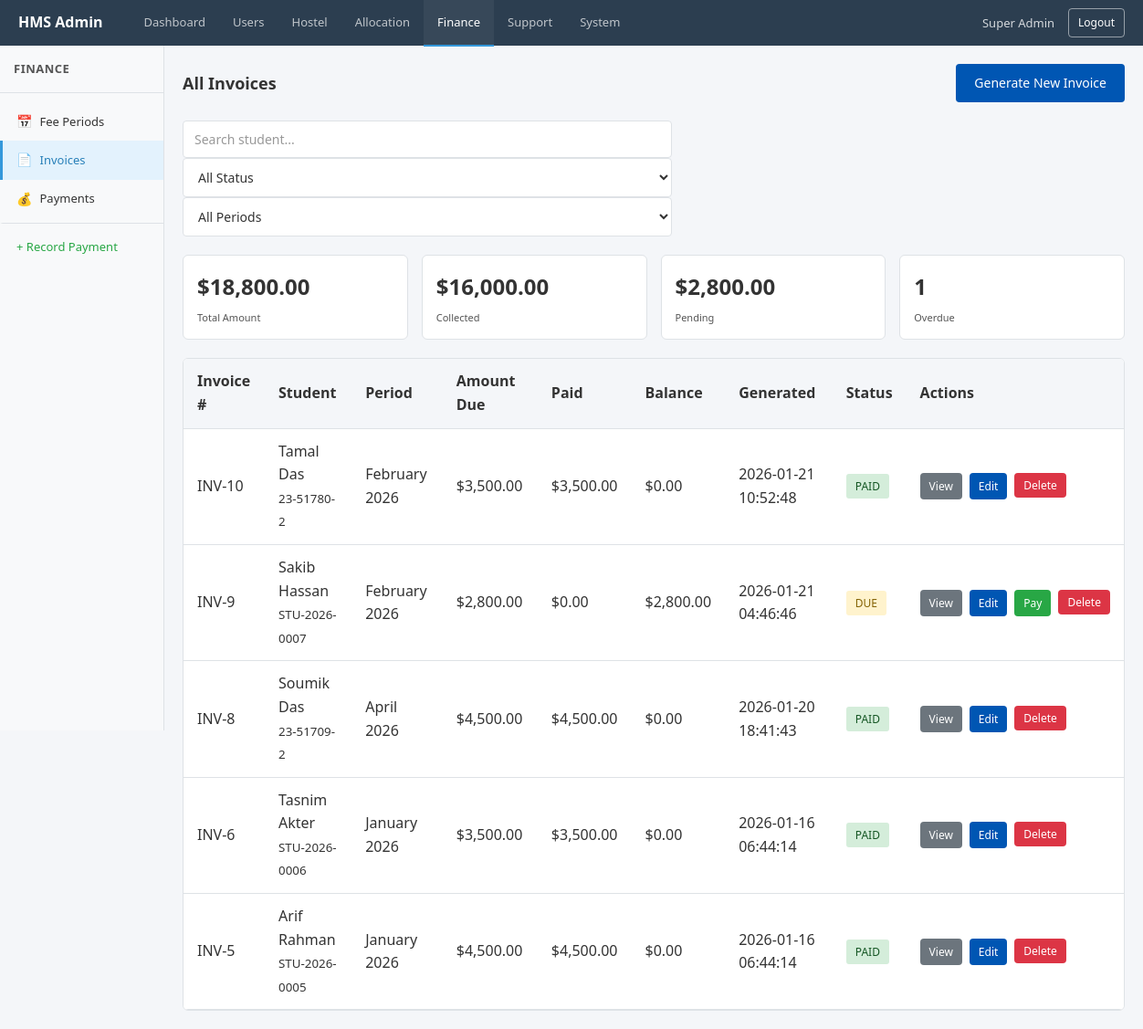
Screenshot of /index.php?page=admin_invoices (signed in) with the database file from the repository.
### tables this page shows
CREATE TABLE `student_invoices` (
  `id` bigint UNSIGNED NOT NULL,
  `student_user_id` bigint UNSIGNED NOT NULL,
  `hostel_id` bigint UNSIGNED NOT NULL,
  `period_id` bigint UNSIGNED NOT NULL,
  `amount_due` decimal(10,2) NOT NULL,
  `status` enum('DUE','PARTIAL','PAID','WAIVED') NOT NULL DEFAULT 'DUE',
  `generated_at` datetime NOT NULL DEFAULT CURRENT_TIMESTAMP
);

CREATE TABLE `users` (
  `id` bigint UNSIGNED NOT NULL,
  `name` varchar(100) NOT NULL,
  `email` varchar(191) NOT NULL,
  `phone` varchar(30) DEFAULT NULL,
  `password_hash` varchar(255) NOT NULL,
  `status` enum('ACTIVE','INACTIVE','LOCKED') NOT NULL DEFAULT 'ACTIVE',
  `created_at` datetime NOT NULL DEFAULT CURRENT_TIMESTAMP,
  `updated_at` datetime NOT NULL DEFAULT CURRENT_TIMESTAMP ON UPDATE CURRENT_TIMESTAMP,
  `last_login_at` datetime DEFAULT NULL
);

CREATE TABLE `student_profiles` (
  `user_id` bigint UNSIGNED NOT NULL,
  `student_id` varchar(50) NOT NULL,
  `department` varchar(120) DEFAULT NULL,
  `session_year` varchar(20) DEFAULT NULL,
  `dob` date DEFAULT NULL,
  `address` text,
  `profile_picture` varchar(255) DEFAULT 'uploads/profile_pictures/default.png'
);

CREATE TABLE `fee_periods` (
  `id` bigint UNSIGNED NOT NULL,
  `name` varchar(50) NOT NULL,
  `start_date` date NOT NULL,
  `end_date` date NOT NULL
);

### app/Views/Admin/InvoiceView.php (the view, shortened to what the rows shown need)
<!DOCTYPE html>
<html lang="en">
<head>
    <link rel="stylesheet" href="public/assets/css/style.css">
    <link rel="stylesheet" href="app/Views/Admin/css/admin.css">
    <link rel="stylesheet" href="app/Views/Admin/css/common.css">
</head>
<body>
    <div class="admin-layout">
        <main class="admin-main">
            <div class="admin-content">
                <?php if ($action === 'add'): ?>
                    <div class="breadcrumb">
                        <a href="index.php?page=admin_invoices">Invoices</a>
                        <span>/</span>
                        <span class="current">Generate New Invoice</span>
                    </div>
                    <div class="form-card">
                        <h3>Generate Invoice</h3>
                        <form action="index.php?page=admin_invoices" method="POST">
                            <input type="hidden" name="form_action" value="create_invoice">
                            <div class="form-group">
                                <label for="student_user_id">Student <span class="required">*</span></label>
                                <select id="student_user_id" name="student_user_id" class="form-control" required>
                                    <option value="">Select Student</option>
                                    <?php if (!empty($data['students'])): ?>
                                        <?php foreach ($data['students'] as $student): ?>
                                            <option value="<?php echo (int)$student['id']; ?>"
                                                    data-hostel-id="<?php echo (int)$student['hostel_id']; ?>">
                                                <?php echo htmlspecialchars($student['name']); ?>
                                                (<?php echo htmlspecialchars($student['student_id'] ?? $student['email']); ?>)
                                                - <?php echo htmlspecialchars($student['hostel_name']); ?>, Room <?php echo htmlspecialchars($student['room_number']); ?>
                                            </option>
                                        <?php endforeach; ?>
                                    <?php else: ?>
                                        <option value="" disabled>No students with active allocations</option>
                                    <?php endif; ?>
                                </select>
                                <small class="form-hint">Only students with active room allocations are shown</small>
                            </div>
                            <div class="form-group">
                                <label for="hostel_id">Hostel <span class="required">*</span></label>
                                <select id="hostel_id" name="hostel_id" class="form-control" required>
                                    <option value="">Select Hostel</option>
                                    <?php if (!empty($data['hostels'])): ?>
                                        <?php foreach ($data['hostels'] as $hostel): ?>
                                            <option value="<?php echo (int)$hostel['id']; ?>">
                                                <?php echo htmlspecialchars($hostel['name']); ?>
                                            </option>
                                        <?php endforeach; ?>
                                    <?php endif; ?>
                                </select>
                            </div>
                            <div class="form-group">
                                <label for="period_id">Fee Period <span class="required">*</span></label>
                                <select id="period_id" name="period_id" class="form-control" required>
                                    <option value="">Select Fee Period</option>
                                    <?php if (!empty($data['periods'])): ?>
                                        <?php foreach ($data['periods'] as $period): ?>
                                            <option value="<?php echo (int)$period['id']; ?>">
                                                <?php echo htmlspecialchars($period['name']); ?>
                                            </option>
                                        <?php endforeach; ?>
                                    <?php endif; ?>
                                </select>
                            </div>
                            <div class="form-group">
                                <label for="amount_due">Amount Due <span class="required">*</span></label>
                                <input type="number" id="amount_due" name="amount_due" class="form-control" required step="0.01" min="0">
                                <small class="form-hint">Amount is automatically calculated based on the student's room type</small>
                            </div>
                            <div class="form-actions">
                                <button type="submit" class="btn btn-primary">Generate Invoice</button>
                                <a href="index.php?page=admin_invoices" class="btn btn-secondary">Cancel</a>
                            </div>
                        </form>
                    </div>
                <?php else: ?>
                    <div class="page-header">
                        <h2>All Invoices</h2>
                    </div>
                    <div class="table-card">
                        <div class="table-responsive">
                            <table class="table" id="invoicesTable">
                                <thead>
                                    <tr>
                                        <th>Invoice #</th>
                                        <th>Student</th>
                                        <th>Period</th>
                                        <th>Amount Due</th>
                                        <th>Paid</th>
                                        <th>Balance</th>
                                        <th>Generated</th>
                                        <th>Status</th>
                                        <th>Actions</th>
                                    </tr>
                                </thead>
                                <tbody>
                                    <?php if (!empty($data['invoices'])): ?>
                                        <?php foreach ($data['invoices'] as $invoice): ?>
                                            <?php
                                            $amountDue = (float)($invoice['amount_due'] ?? 0);
                                            $paidAmount = (float)($invoice['paid_amount'] ?? 0);
                                            $balance = $amountDue - $paidAmount;
                                            ?>
                                            <tr data-id="<?php echo (int)$invoice['id']; ?>">
                                                <td><?php echo htmlspecialchars('INV-' . $invoice['id']); ?></td>
                                                <td>
                                                    <?php echo htmlspecialchars($invoice['student_name'] ?? ''); ?><br>
                                                    <small class="text-muted"><?php echo htmlspecialchars($invoice['student_id_number'] ?? 'No ID'); ?></small>
                                                </td>
                                                <td><?php echo htmlspecialchars($invoice['period_name'] ?? 'N/A'); ?></td>
                                                <td>$<?php echo number_format($amountDue, 2); ?></td>
                                                <td class="text-success">$<?php echo number_format($paidAmount, 2); ?></td>
                                                <td class="<?php echo $balance > 0 ? 'text-danger' : 'text-success'; ?>">$<?php echo number_format($balance, 2); ?></td>
                                                <td><?php echo htmlspecialchars($invoice['generated_at'] ?? ''); ?></td>
                                                <td>
                                                    <?php
                                                    $status = $invoice['status'] ?? '';
                                                    $statusClass = 'badge-warning';
                                                    if ($status === 'PAID') $statusClass = 'badge-success';
                                                    elseif ($status === 'OVERDUE') $statusClass = 'badge-danger';
                                                    elseif ($status === 'PARTIAL') $statusClass = 'badge-info';
                                                    elseif ($status === 'CANCELLED' || $status === 'WAIVED') $statusClass = 'badge-secondary';
                                                    ?>
                                                    <span class="badge <?php echo $statusClass; ?>"><?php echo htmlspecialchars($status); ?></span>
                                                </td>
                                                <td>
                                                    <div class="action-btns">
                                                        <a href="index.php?page=admin_invoices&action=view&id=<?php echo (int)$invoice['id']; ?>" class="btn btn-sm btn-secondary">View</a>
                                                        <a href="index.php?page=admin_invoices&action=edit&id=<?php echo (int)$invoice['id']; ?>" class="btn btn-sm btn-primary">Edit</a>
                                                        <?php if ($status !== 'PAID'): ?>
                                                            <a href="index.php?page=admin_payments&action=add&invoice_id=<?php echo (int)$invoice['id']; ?>" class="btn btn-sm btn-success">Pay</a>
                                                        <?php endif; ?>
                                                        <form method="POST" action="index.php?page=admin_invoices" style="display:inline;" onsubmit="return confirm('Are you sure you want to delete this invoice?');">
                                                            <button type="submit" class="btn btn-sm btn-danger">Delete</button>
                                                        </form>
                                                    </div>
                                                </td>
                                            </tr>
                                        <?php endforeach; ?>
                                    <?php else: ?>
                                        <tr>
                                            <td colspan="9" class="empty-state">No invoices found</td>
                                        </tr>
                                    <?php endif; ?>
                                </tbody>
                            </table>
                        </div>
                    </div>
                <?php endif; ?>
            </div>
        </main>
    </div>
</body>
</html>

### rows the page displays
student_invoices: id "INV-10", student_user.name "Tamal Das", student_profiles.student_id "23-51780-2", period.name "February 2026", amount_due "3,500.00", paidAmount "3,500.00", balance "0.00", generated_at "2026-01-21 10:52:48", status "PAID"
student_invoices: id "INV-9", student_user.name "Sakib Hassan", student_profiles.student_id "STU-2026-0007", period.name "February 2026", amount_due "2,800.00", paidAmount "0.00", balance "2,800.00", generated_at "2026-01-21 04:46:46", status "DUE"
student_invoices: id "INV-8", student_user.name "Soumik Das", student_profiles.student_id "23-51709-2", period.name "April 2026", amount_due "4,500.00", paidAmount "4,500.00", balance "0.00", generated_at "2026-01-20 18:41:43", status "PAID"
student_invoices: id "INV-6", student_user.name "Tasnim Akter", student_profiles.student_id "STU-2026-0006", period.name "January 2026", amount_due "3,500.00", paidAmount "3,500.00", balance "0.00", generated_at "2026-01-16 06:44:14", status "PAID"
student_invoices: id "INV-5", student_user.name "Arif Rahman", student_profiles.student_id "STU-2026-0005", period.name "January 2026", amount_due "4,500.00", paidAmount "4,500.00", balance "0.00", generated_at "2026-01-16 06:44:14", status "PAID"

### other values shown
$_SESSION['user_name'] "Super Admin"
$sidebarTitle "FINANCE"
$link['icon'] "📅"
$link['label'] "Fee Periods"
$link['icon'] "📄"
$link['label'] "Invoices"
$link['icon'] "💰"
$link['label'] "Payments"
$link['label'] "+ Record Payment"
$data['stats']['total_amount'] "18,800.00"
$data['stats']['paid_amount'] "16,000.00"
$data['stats']['pending_amount'] "2,800.00"
$data['stats']['overdue_count'] "1"
